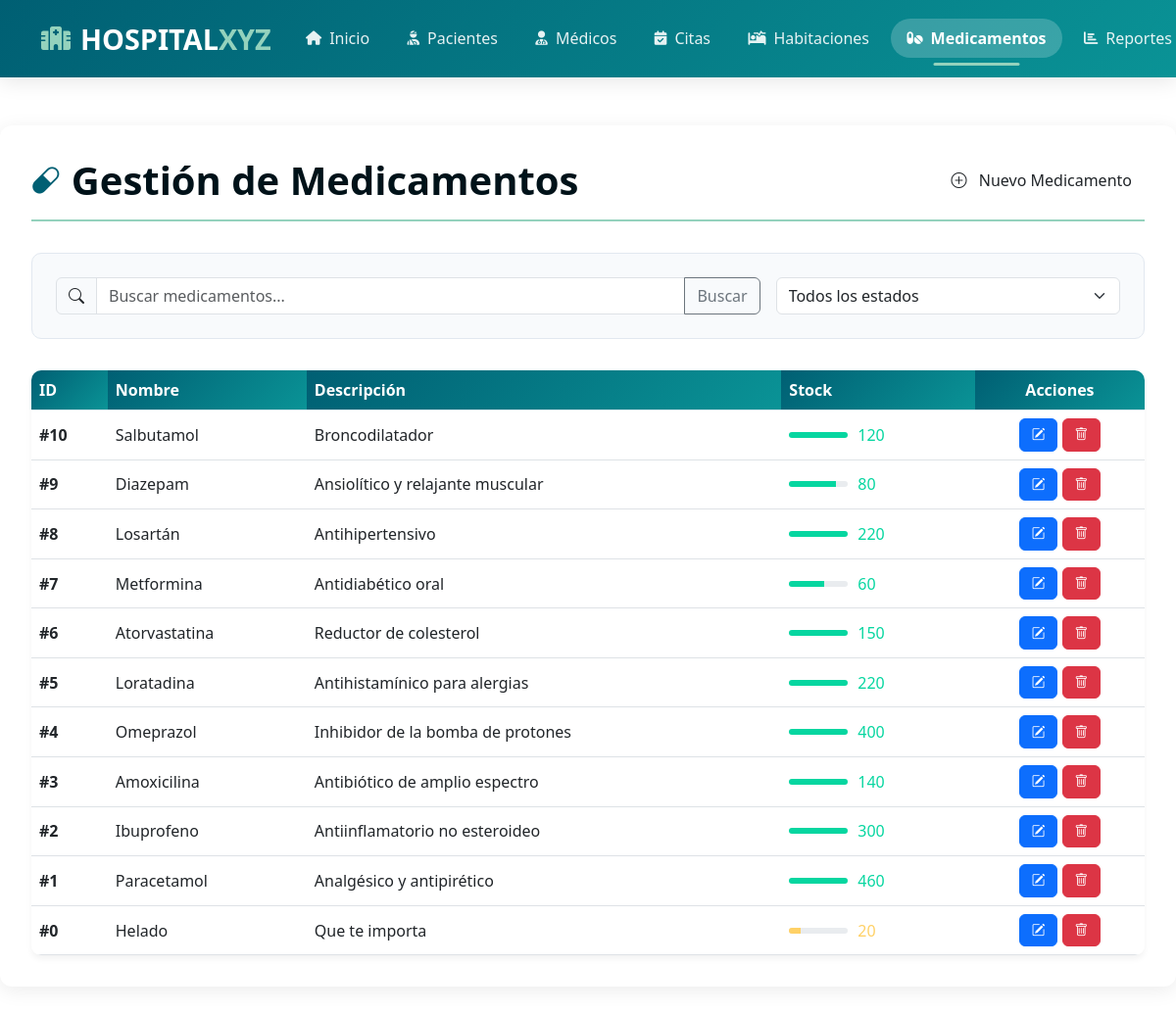
Screenshot of /medicamentos.php?success=2 with the database file from the repository.
### tables this page shows
CREATE TABLE IF NOT EXISTS `medicamentos` (
  `id_medicamento` int NOT NULL,
  `nombre` varchar(100) NOT NULL,
  `descripcion` text,
  `stock` int NOT NULL DEFAULT '0'
);

### medicamentos.php (the view, shortened to what this page needs)
<?php
$mysqli = new mysqli("localhost", "root", "", "hospital");
$medicamentos = $mysqli->query("SELECT * FROM medicamentos ORDER BY id_medicamento DESC");
?>
<!DOCTYPE html>
<html lang="es">
<head>
    <link href="https://cdn.jsdelivr.net/npm/bootstrap@5.3.0/dist/css/bootstrap.min.css" rel="stylesheet">
    <link rel="stylesheet" href="https://cdn.jsdelivr.net/npm/bootstrap-icons@1.11.1/font/bootstrap-icons.css">
</head>
<body>
    <?php include 'includes/header.php'; ?>
    <div class="hospital-container">
        <div class="page-header">
            <h1 class="page-title">
                <i class="bi bi-capsule"></i> Gestión de Medicamentos
            </h1>
            <button class="btn btn-hospital-primary" data-bs-toggle="modal" data-bs-target="#modalAgregar">
                <i class="bi bi-plus-circle me-2"></i> Nuevo Medicamento
            </button>
        </div>
        <div class="form-section">
            <div class="row g-3">
                <div class="col-md-8">
                    <div class="input-group">
                        <span class="input-group-text bg-transparent"><i class="bi bi-search"></i></span>
                        <input type="text" class="form-control" placeholder="Buscar medicamentos...">
                        <button class="btn btn-outline-secondary" type="button">Buscar</button>
                    </div>
                </div>
                <div class="col-md-4">
                    <select class="form-select">
                        <option value="">Todos los estados</option>
                    </select>
                </div>
            </div>
        </div>
        <div class="medicamentos-table">
            <div class="table-responsive">
                <table class="table table-hover">
                    <thead>
                        <tr>
                            <th>ID</th>
                            <th>Nombre</th>
                            <th>Descripción</th>
                            <th>Stock</th>
                            <th class="text-center">Acciones</th>
                        </tr>
                    </thead>
                    <tbody>
                    <?php while($row = $medicamentos->fetch_assoc()):
                        $stockClass = '';
                        $stockLevelClass = '';
                        if ($row['stock'] < 10) {
                            $stockClass = 'low';
                            $stockLevelClass = 'stock-low';
                        } elseif ($row['stock'] <= 50) {
                            $stockClass = 'medium';
                            $stockLevelClass = 'stock-medium';
                        } else {
                            $stockClass = 'high';
                            $stockLevelClass = 'stock-high';
                        }
                    ?>
                        <tr>
                            <td class="fw-bold">#<?= $row['id_medicamento'] ?></td>
                            <td><?= htmlspecialchars($row['nombre']) ?></td>
                            <td><?= htmlspecialchars($row['descripcion']) ?></td>
                            <td>
                                <div class="stock-indicator">
                                    <div class="stock-bar">
                                        <div class="stock-level <?= $stockLevelClass ?>" style="width: <?= min(100, $row['stock']) ?>%"></div>
                                    </div>
                                    <span class="stock-value <?= $stockClass ?>"><?= $row['stock'] ?></span>
                                </div>
                            </td>
                            <td class="text-center action-btns">
                                <button class="btn btn-sm btn-primary" data-bs-toggle="modal" data-bs-target="#modalEditar<?= $row['id_medicamento'] ?>" title="Editar">
                                    <i class="bi bi-pencil-square"></i>
                                </button>
                                <button class="btn btn-sm btn-danger delete-btn" data-id="<?= $row['id_medicamento'] ?>" title="Eliminar">
                                    <i class="bi bi-trash"></i>
                                </button>
                            </td>
                        </tr>
                    <?php endwhile; ?>
                    </tbody>
                </table>
            </div>
        </div>
    </div>
</body>
</html>

### includes/header.php (shortened to what this page needs)
<!DOCTYPE html>
<html lang="es">
<head>
    <link rel="stylesheet" href="https://cdnjs.cloudflare.com/ajax/libs/font-awesome/6.4.0/css/all.min.css">
    <link href="https://cdn.jsdelivr.net/npm/bootstrap@5.3.0/dist/css/bootstrap.min.css" rel="stylesheet">
</head>
<body>
    <nav class="navbar navbar-expand-lg navbar-hospital fixed-top">
        <div class="container">
            <a class="navbar-brand" href="index.php">
                <i class="fas fa-hospital"></i>
                HOSPITAL<span>XYZ</span>
            </a>
            <div class="collapse navbar-collapse order-lg-2" id="navbarContent">
                <ul class="navbar-nav me-auto mb-2 mb-lg-0">
                    <li class="nav-item">
                        <a class="nav-link" href="index.php" id="nav-inicio">
                            <i class="fas fa-home"></i> Inicio
                        </a>
                    </li>
                    <li class="nav-item">
                        <a class="nav-link" href="pacientes.php" id="nav-pacientes">
                            <i class="fas fa-user-injured"></i> Pacientes
                        </a>
                    </li>
                    <li class="nav-item">
                        <a class="nav-link" href="medicos.php" id="nav-medicos">
                            <i class="fas fa-user-md"></i> Médicos
                        </a>
                    </li>
                    <li class="nav-item">
                        <a class="nav-link" href="citas.php" id="nav-citas">
                            <i class="fas fa-calendar-check"></i> Citas
                        </a>
                    </li>
                    <li class="nav-item">
                        <a class="nav-link" href="habitaciones_b.php" id="nav-habitaciones">
                            <i class="fas fa-procedures"></i> Habitaciones
                        </a>
                    </li>
                    <li class="nav-item">
                        <a class="nav-link" href="medicamentos.php" id="nav-medicamentos">
                            <i class="fas fa-pills"></i> Medicamentos
                        </a>
                    </li>
                    <li class="nav-item">
                        <a class="nav-link" href="reportes.php" id="nav-reportes">
                            <i class="fas fa-chart-bar"></i> Reportes
                        </a>
                    </li>
                </ul>
            </div>
        </div>
    </nav>
    <div class="container mt-5 pt-5">
    </div>
</body>
</html>

### medicamentos.php (style rules this page uses)
:root { --hospital-primary: #005f73; --hospital-secondary: #0a9396; --hospital-accent: #94d2bd; --hospital-light: #e9d8a6; --hospital-dark: #001219; --hospital-danger: #bb3e03; --hospital-warning: #ee9b00; --hospital-success: #4c956c; --stock-low: #ef476f; --stock-medium: #ffd166; --stock-high: #06d6a0; }
body { background-color: #f8f9fa; font-family: 'Segoe UI', Tahoma, Geneva, Verdana, sans-serif; }
.hospital-container { max-width: 1400px; margin: 2rem auto; padding: 2rem; background: white; border-radius: 12px; box-shadow: 0 4px 20px rgba(0, 0, 0, 0.08); }
.page-header { display: flex; justify-content: space-between; align-items: center; margin-bottom: 2rem; padding-bottom: 1rem; border-bottom: 2px solid var(--hospital-accent); }
.page-title { color: var(--hospital-dark); font-weight: 700; margin: 0; display: flex; align-items: center; }
.page-title i { color: var(--hospital-primary); margin-right: 12px; font-size: 1.8rem; }
.btn-hospital-primary { background-color: var(--hospital-primary); color: white; border: none; padding: 0.5rem 1.5rem; border-radius: 8px; font-weight: 500; transition: all 0.3s ease; }
.form-section { background: #f8fafc; border-radius: 10px; padding: 1.5rem; margin-bottom: 2rem; border: 1px solid #e2e8f0; }
.form-control, .form-select { border-radius: 8px; padding: 0.5rem 1rem; border: 1px solid #dee2e6; }
.medicamentos-table { background: white; border-radius: 10px; overflow: hidden; box-shadow: 0 4px 6px rgba(0, 0, 0, 0.05); }
.medicamentos-table .table { margin-bottom: 0; }
.medicamentos-table .table th { background: linear-gradient(135deg, var(--hospital-primary) 0%, var(--hospital-secondary) 100%); color: white; font-weight: 600; border-bottom: none; }
.medicamentos-table .table td { vertical-align: middle; border-top: 1px solid #e2e8f0; }
.stock-indicator { display: flex; align-items: center; }
.stock-bar { width: 60px; height: 6px; background: #e9ecef; border-radius: 3px; overflow: hidden; margin-right: 10px; }
.stock-level { height: 100%; }
.stock-medium { background-color: var(--stock-medium); }
.stock-high { background-color: var(--stock-high); }
.stock-value { font-weight: 500; }
.stock-value.medium { color: var(--stock-medium); }
.stock-value.high { color: var(--stock-high); }
.action-btns .btn { padding: 0.35rem 0.75rem; border-radius: 6px; font-size: 0.85rem; }

### includes/header.php (style rules this page uses)
:root { --hospital-primary: #005f73; --hospital-secondary: #0a9396; --hospital-accent: #94d2bd; --hospital-light: #e9d8a6; --hospital-dark: #001219; --hospital-alert: #ee9b00; --hospital-danger: #bb3e03; }
.navbar-hospital { background: linear-gradient(135deg, var(--hospital-primary) 0%, var(--hospital-secondary) 100%) !important; box-shadow: 0 4px 20px rgba(0, 0, 0, 0.1); padding: 0.8rem 1rem; transition: all 0.3s ease; }
.navbar-brand { font-weight: 700; font-size: 1.8rem; color: white !important; display: flex; align-items: center; }
.navbar-brand i { margin-right: 10px; font-size: 1.5rem; color: var(--hospital-accent); }
.navbar-brand span { color: var(--hospital-accent); }
.nav-link { color: rgba(255, 255, 255, 0.9) !important; font-weight: 500; padding: 0.5rem 1rem !important; margin: 0 0.2rem; border-radius: 50px; transition: all 0.3s ease; position: relative; display: flex; align-items: center; }
.nav-link i { margin-right: 8px; font-size: 0.9rem; }
.nav-link.active { color: white !important; background: rgba(255, 255, 255, 0.2); font-weight: 600; }
.nav-link.active:after { content: ''; position: absolute; bottom: -8px; left: 50%; transform: translateX(-50%); width: 50%; height: 3px; background: var(--hospital-accent); border-radius: 3px; }

### rows the page displays
medicamentos: id_medicamento "10", nombre "Salbutamol", descripcion "Broncodilatador", stock "120"
medicamentos: id_medicamento "9", nombre "Diazepam", descripcion "Ansiolítico y relajante muscular", stock "80"
medicamentos: id_medicamento "8", nombre "Losartán", descripcion "Antihipertensivo", stock "220"
medicamentos: id_medicamento "7", nombre "Metformina", descripcion "Antidiabético oral", stock "60"
medicamentos: id_medicamento "6", nombre "Atorvastatina", descripcion "Reductor de colesterol", stock "150"
medicamentos: id_medicamento "5", nombre "Loratadina", descripcion "Antihistamínico para alergias", stock "220"
medicamentos: id_medicamento "4", nombre "Omeprazol", descripcion "Inhibidor de la bomba de protones", stock "400"
medicamentos: id_medicamento "3", nombre "Amoxicilina", descripcion "Antibiótico de amplio espectro", stock "140"
medicamentos: id_medicamento "2", nombre "Ibuprofeno", descripcion "Antiinflamatorio no esteroideo", stock "300"
medicamentos: id_medicamento "1", nombre "Paracetamol", descripcion "Analgésico y antipirético", stock "460"
medicamentos: id_medicamento "0", nombre "Helado", descripcion "Que te importa", stock "20"
